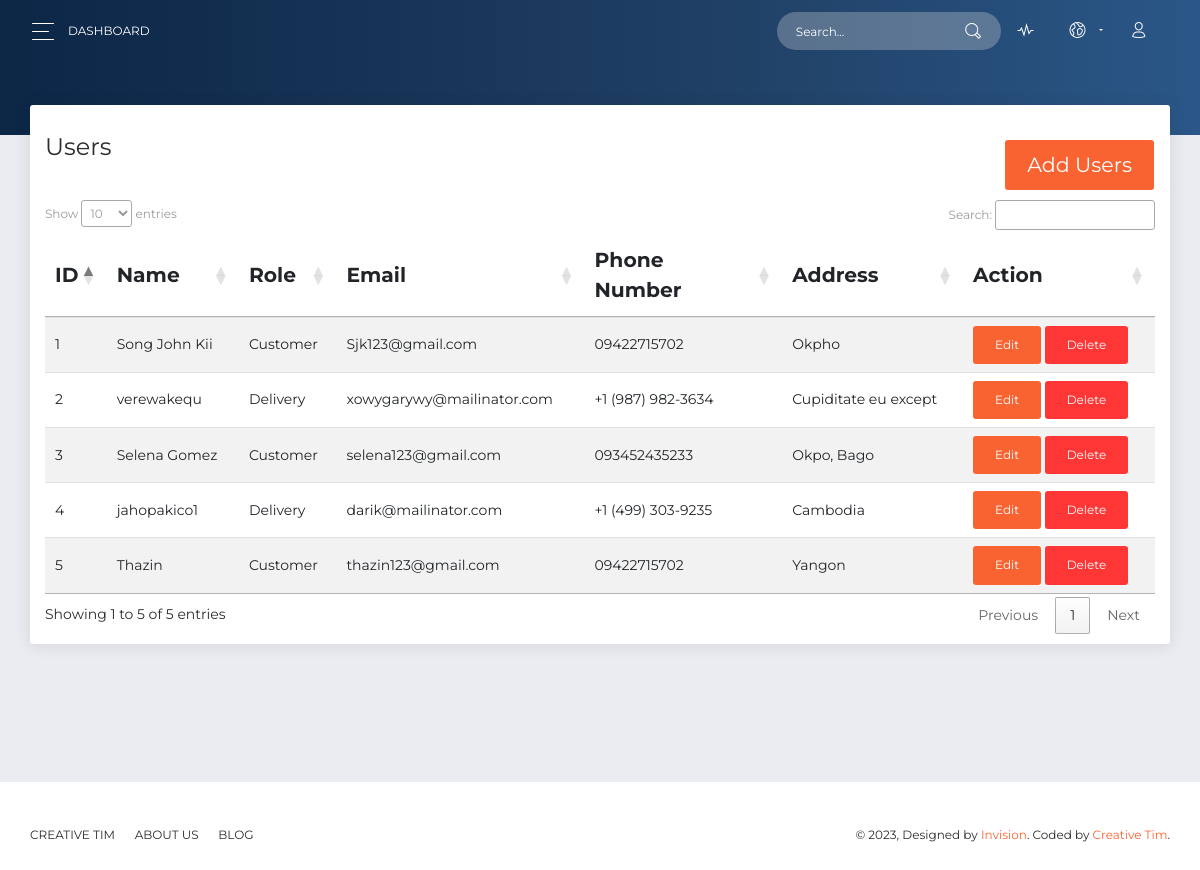
/admin/users.php, run on the app's committed database.
### tables this page shows
CREATE TABLE `users` (
  `id` int NOT NULL,
  `name` varchar(255) NOT NULL,
  `role` int NOT NULL COMMENT '1 => admin,\r\n2 => staff,\r\n3 => customer,\r\n4 => delivery\r\n',
  `email` varchar(255) NOT NULL,
  `phone_number` varchar(255) NOT NULL,
  `address` text NOT NULL,
  `password` text NOT NULL,
  `delivery_status` int NOT NULL DEFAULT '0' COMMENT '0 => available,\r\n1 => unavailable',
  `deleted_at` int DEFAULT '0'
);

### admin/users.php (the view, shortened to what this page needs)
<?php
    include_once('header.php');
    $select_user = "SELECT * FROM users
                    WHERE deleted_at = 0 AND role != 1
                    ORDER BY id DESC";
    $select_user_query = mysqli_query($connect,$select_user);
    $count_user = mysqli_num_rows($select_user_query);
?>
      <div class="panel-header panel-header-sm">
      </div>
      <div class="content">
        <div class="row">
          <div class="col-md-12">
            <div class="card">
              <div class="card-header">
                <h4 class="card-title addbtn">Users <button class="btn btn-primary float-right" data-toggle="modal" data-target="#addModal">Add Users</button></h4>
              </div>
              <div class="card-body">
                    <table class="table table-hover table-striped" id="user-list">
                        <thead>
                            <th>ID</th>
                            <th>Name</th>
                            <th>Role</th>
                            <th>Email</th>
                            <th>Phone Number</th>
                            <th>Address</th>
                            <th>Action</th>
                        </thead>
                        <tbody>
                        <?php
                            if($count_user > 0)
                            {
                                for ($i=1; $i <= $count_user; $i++) {
                                    $row_user = mysqli_fetch_assoc($select_user_query);
                                    switch ($row_user['role']) {
                                        case 4:
                                        $role_name = "Delivery";
                                        break;
                                        case 3:
                                        $role_name = "Customer";
                                        break;
                                    }
                                ?>
                            <tr>
                                <td><?php echo $i; ?></td>
                                <td><?php echo $row_user['name']; ?></td>
                                <td><?php echo $role_name; ?></td>
                                <td><?php echo $row_user['email']; ?></td>
                                <td><?php echo $row_user['phone_number']; ?></td>
                                <td><?php echo $row_user['address']; ?></td>
                                <td>
                                    <button class="btn btn-primary editbtn" data-toggle="modal" data-target="#editModal" data-user='<?php echo json_encode($row_user); ?>'>Edit</button>
                                    <button class="btn btn-danger deletebtn" data-toggle="modal" data-target="#deleteModal" data-id="<?php echo $row_user['id']; ?>">Delete</button>
                                </td>
                            </tr>
                            <?php
                                 }
                                }
                            ?>
                        </tbody>
                        </table>
                    </div>
                </div>
            </div>
        </div>
    </div>
</div>
</div>
<?php
    include_once('footer.php');
?>

### data on the page
users: name "Song John Kii", role "Customer", email "Sjk123@gmail.com", phone_number "09422715702", address "Okpho"
users: name "verewakequ", role "Delivery", email "xowygarywy@mailinator.com", phone_number "+1 (987) 982-3634", address "Cupiditate eu except"
users: name "Selena Gomez", role "Customer", email "selena123@gmail.com", phone_number "093452435233", address "Okpo, Bago"
users: name "jahopakico1", role "Delivery", email "darik@mailinator.com", phone_number "+1 (499) 303-9235", address "Cambodia"
users: name "Thazin", role "Customer", email "thazin123@gmail.com", phone_number "09422715702", address "Yangon"
